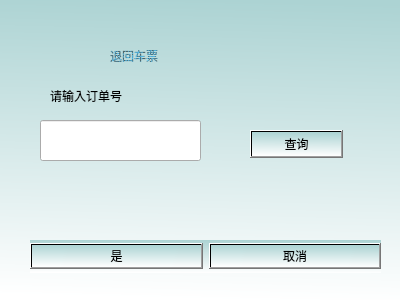
<?xml version="1.0" encoding="UTF-8"?>
<ui version="4.0">
 <class>backClass</class>
 <widget class="QDialog" name="backClass">
  <property name="geometry">
   <rect>
    <x>0</x>
    <y>0</y>
    <width>400</width>
    <height>300</height>
   </rect>
  </property>
  <property name="windowTitle">
   <string>Dialog</string>
  </property>
  <property name="styleSheet">
   <string notr="true">background-color: qlineargradient(spread:pad, x1:0.532, y1:0, x2:0.497199, y2:1, stop:0 rgba(172, 211, 211, 255), stop:1 rgba(255, 255, 255, 255));</string>
  </property>
  <widget class="QLabel" name="label_3">
   <property name="geometry">
    <rect>
     <x>50</x>
     <y>180</y>
     <width>331</width>
     <height>31</height>
    </rect>
   </property>
   <property name="styleSheet">
    <string notr="true">font: 20pt &quot;华文新魏&quot;;
background-color: none</string>
   </property>
   <property name="text">
    <string/>
   </property>
  </widget>
  <widget class="QWidget" name="layoutWidget">
   <property name="geometry">
    <rect>
     <x>30</x>
     <y>240</y>
     <width>351</width>
     <height>33</height>
    </rect>
   </property>
   <layout class="QHBoxLayout">
    <property name="spacing">
     <number>6</number>
    </property>
    <property name="leftMargin">
     <number>0</number>
    </property>
    <property name="topMargin">
     <number>0</number>
    </property>
    <property name="rightMargin">
     <number>0</number>
    </property>
    <property name="bottomMargin">
     <number>0</number>
    </property>
    <item>
     <widget class="QPushButton" name="okButton">
      <property name="text">
       <string>是</string>
      </property>
     </widget>
    </item>
    <item>
     <widget class="QPushButton" name="cancelButton">
      <property name="text">
       <string>取消</string>
      </property>
     </widget>
    </item>
   </layout>
  </widget>
  <widget class="QPushButton" name="pushButton">
   <property name="geometry">
    <rect>
     <x>250</x>
     <y>130</y>
     <width>93</width>
     <height>28</height>
    </rect>
   </property>
   <property name="text">
    <string>查询</string>
   </property>
  </widget>
  <widget class="QLabel" name="label">
   <property name="geometry">
    <rect>
     <x>110</x>
     <y>30</y>
     <width>201</width>
     <height>51</height>
    </rect>
   </property>
   <property name="styleSheet">
    <string notr="true">font: 30pt &quot;华文隶书&quot;;
color: qradialgradient(spread:repeat, cx:0.5, cy:0.5, radius:0.077, fx:0.5, fy:0.5, stop:0 rgba(0, 169, 255, 147), stop:0.497326 rgba(0, 0, 0, 147), stop:1 rgba(0, 169, 255, 147));
background-color: none;</string>
   </property>
   <property name="text">
    <string>退回车票</string>
   </property>
  </widget>
  <widget class="QLineEdit" name="lineEdit">
   <property name="geometry">
    <rect>
     <x>40</x>
     <y>120</y>
     <width>161</width>
     <height>41</height>
    </rect>
   </property>
   <property name="styleSheet">
    <string notr="true">background-color:none;
</string>
   </property>
  </widget>
  <widget class="QLabel" name="label_2">
   <property name="geometry">
    <rect>
     <x>50</x>
     <y>80</y>
     <width>191</width>
     <height>31</height>
    </rect>
   </property>
   <property name="styleSheet">
    <string notr="true">font: 20pt &quot;华文新魏&quot;;
background-color: none</string>
   </property>
   <property name="text">
    <string>请输入订单号</string>
   </property>
  </widget>
 </widget>
 <resources/>
 <connections>
  <connection>
   <sender>okButton</sender>
   <signal>clicked()</signal>
   <receiver>backClass</receiver>
   <slot>accept()</slot>
   <hints>
    <hint type="sourcelabel">
     <x>116</x>
     <y>255</y>
    </hint>
    <hint type="destinationlabel">
     <x>199</x>
     <y>149</y>
    </hint>
   </hints>
  </connection>
  <connection>
   <sender>cancelButton</sender>
   <signal>clicked()</signal>
   <receiver>backClass</receiver>
   <slot>reject()</slot>
   <hints>
    <hint type="sourcelabel">
     <x>294</x>
     <y>255</y>
    </hint>
    <hint type="destinationlabel">
     <x>199</x>
     <y>149</y>
    </hint>
   </hints>
  </connection>
 </connections>
</ui>
